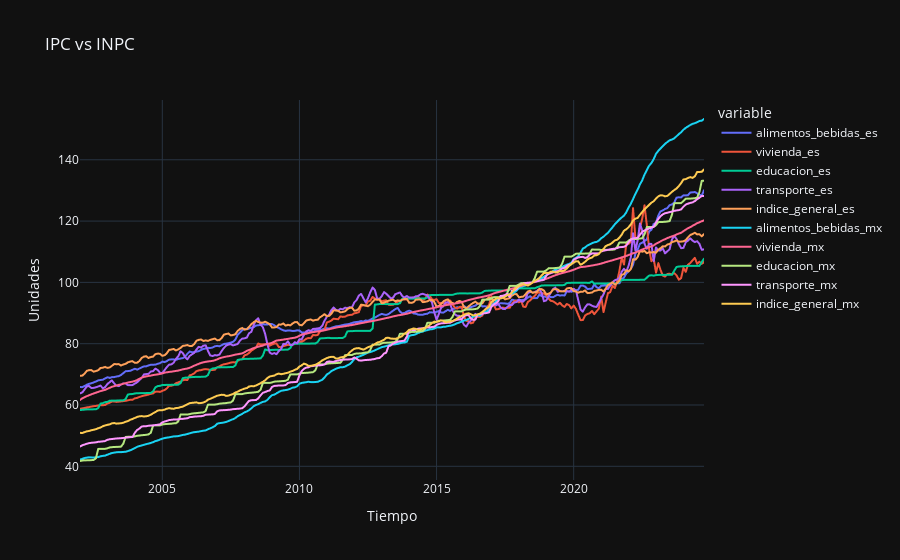

Here is the notebook cell this chart was saved with:
### Code cell
#Llama a función para graficar comportamiento de líneas.
graficar_comportamiento_lineas(df_final,['alimentos_bebidas_es','vivienda_es','educacion_es','transporte_es','indice_general_es','alimentos_bebidas_mx','vivienda_mx','educacion_mx','transporte_mx','indice_general_mx'], 'date',{"date": 'Tiempo', 'value': 'Unidades'},"IPC vs INPC")
#Comparativa de precios de commodities

### Figure 1 — Plotly figure (JSON) as saved in the notebook; plotly's stock layout.template omitted (floating-point values rounded to 4 significant figures; data arrays with more than 128 entries replaced by an {"elided": "..."} marker saying what was removed)
{"data": [{"hovertemplate": "variable=alimentos_bebidas_es<br>Tiempo=%{x}<br>Unidades=%{y}<extra></extra>", "legendgroup": "alimentos_bebidas_es", "line": {"color": "#636efa", "dash": "solid"}, "marker": {"symbol": "circle"}, "mode": "lines", "name": "alimentos_bebidas_es", "showlegend": true, "type": "scattergl", "x": {"elided": "274 str values"}, "xaxis": "x", "y": {"elided": "274 float values"}, "yaxis": "y"}, {"hovertemplate": "variable=vivienda_es<br>Tiempo=%{x}<br>Unidades=%{y}<extra></extra>", "legendgroup": "vivienda_es", "line": {"color": "#EF553B", "dash": "solid"}, "marker": {"symbol": "circle"}, "mode": "lines", "name": "vivienda_es", "showlegend": true, "type": "scattergl", "x": {"elided": "274 str values"}, "xaxis": "x", "y": {"elided": "274 float values"}, "yaxis": "y"}, {"hovertemplate": "variable=educacion_es<br>Tiempo=%{x}<br>Unidades=%{y}<extra></extra>", "legendgroup": "educacion_es", "line": {"color": "#00cc96", "dash": "solid"}, "marker": {"symbol": "circle"}, "mode": "lines", "name": "educacion_es", "showlegend": true, "type": "scattergl", "x": {"elided": "274 str values"}, "xaxis": "x", "y": {"elided": "274 float values"}, "yaxis": "y"}, {"hovertemplate": "variable=transporte_es<br>Tiempo=%{x}<br>Unidades=%{y}<extra></extra>", "legendgroup": "transporte_es", "line": {"color": "#ab63fa", "dash": "solid"}, "marker": {"symbol": "circle"}, "mode": "lines", "name": "transporte_es", "showlegend": true, "type": "scattergl", "x": {"elided": "274 str values"}, "xaxis": "x", "y": {"elided": "274 float values"}, "yaxis": "y"}, {"hovertemplate": "variable=indice_general_es<br>Tiempo=%{x}<br>Unidades=%{y}<extra></extra>", "legendgroup": "indice_general_es", "line": {"color": "#FFA15A", "dash": "solid"}, "marker": {"symbol": "circle"}, "mode": "lines", "name": "indice_general_es", "showlegend": true, "type": "scattergl", "x": {"elided": "274 str values"}, "xaxis": "x", "y": {"elided": "274 float values"}, "yaxis": "y"}, {"hovertemplate": "variable=alimentos_bebidas_mx<br>Tiempo=%{x}<br>Unidades=%{y}<extra></extra>", "legendgroup": "alimentos_bebidas_mx", "line": {"color": "#19d3f3", "dash": "solid"}, "marker": {"symbol": "circle"}, "mode": "lines", "name": "alimentos_bebidas_mx", "showlegend": true, "type": "scattergl", "x": {"elided": "274 str values"}, "xaxis": "x", "y": {"elided": "274 float values"}, "yaxis": "y"}, {"hovertemplate": "variable=vivienda_mx<br>Tiempo=%{x}<br>Unidades=%{y}<extra></extra>", "legendgroup": "vivienda_mx", "line": {"color": "#FF6692", "dash": "solid"}, "marker": {"symbol": "circle"}, "mode": "lines", "name": "vivienda_mx", "showlegend": true, "type": "scattergl", "x": {"elided": "274 str values"}, "xaxis": "x", "y": {"elided": "274 float values"}, "yaxis": "y"}, {"hovertemplate": "variable=educacion_mx<br>Tiempo=%{x}<br>Unidades=%{y}<extra></extra>", "legendgroup": "educacion_mx", "line": {"color": "#B6E880", "dash": "solid"}, "marker": {"symbol": "circle"}, "mode": "lines", "name": "educacion_mx", "showlegend": true, "type": "scattergl", "x": {"elided": "274 str values"}, "xaxis": "x", "y": {"elided": "274 float values"}, "yaxis": "y"}, {"hovertemplate": "variable=transporte_mx<br>Tiempo=%{x}<br>Unidades=%{y}<extra></extra>", "legendgroup": "transporte_mx", "line": {"color": "#FF97FF", "dash": "solid"}, "marker": {"symbol": "circle"}, "mode": "lines", "name": "transporte_mx", "showlegend": true, "type": "scattergl", "x": {"elided": "274 str values"}, "xaxis": "x", "y": {"elided": "274 float values"}, "yaxis": "y"}, {"hovertemplate": "variable=indice_general_mx<br>Tiempo=%{x}<br>Unidades=%{y}<extra></extra>", "legendgroup": "indice_general_mx", "line": {"color": "#FECB52", "dash": "solid"}, "marker": {"symbol": "circle"}, "mode": "lines", "name": "indice_general_mx", "showlegend": true, "type": "scattergl", "x": {"elided": "274 str values"}, "xaxis": "x", "y": {"elided": "274 float values"}, "yaxis": "y"}], "layout": {"legend": {"title": {"text": "variable"}, "tracegroupgap": 0}, "title": {"text": "IPC vs INPC"}, "xaxis": {"anchor": "y", "domain": [0, 1], "title": {"text": "Tiempo"}}, "yaxis": {"anchor": "x", "domain": [0, 1], "title": {"text": "Unidades"}}}}
